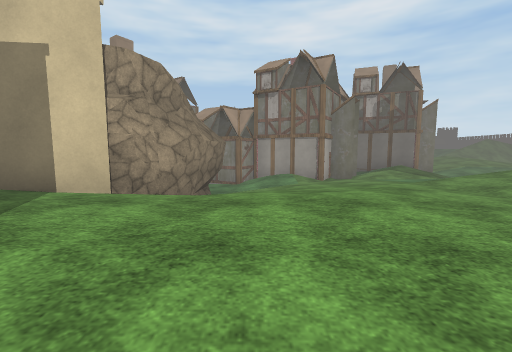
[1] (above)

16 first-person views from a walk through a 3-D level made in the Unity game engine. The camera is 1.2 m above the floor, tilts 6° down and sees 90° across. The floor is counted in squares, 2 m on a side. Each view is taken from the middle of a square. On the plan, view 1 faces up. The plan holds only what a view shows up to about 9 squares ahead; the rest is blank. The place goes on beyond the plan. The player character is not drawn. Some surface patterns are stand-ins.

[2]
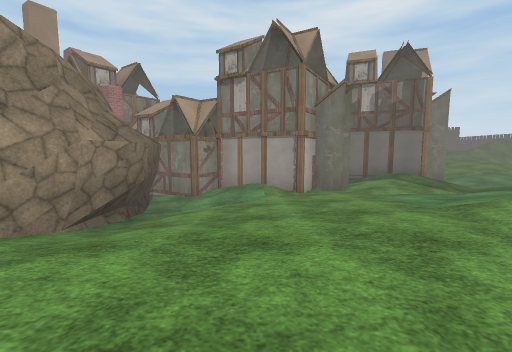

[3]
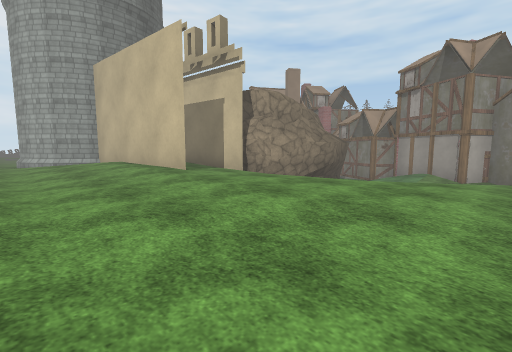

[4]
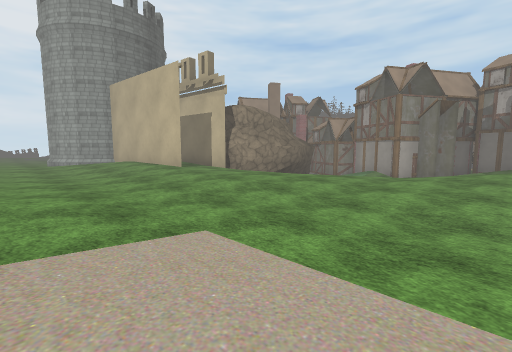

[5]
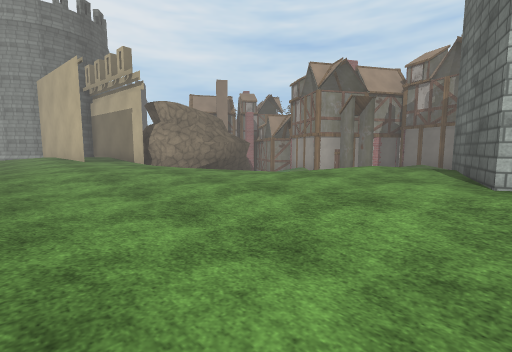

[6]
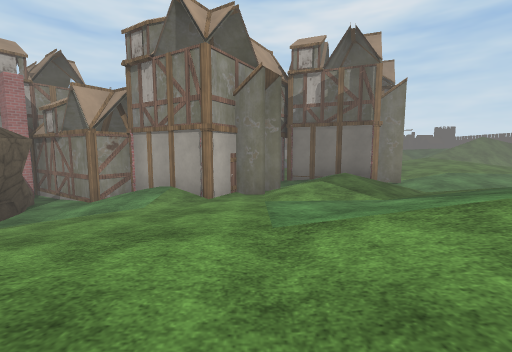

[7]
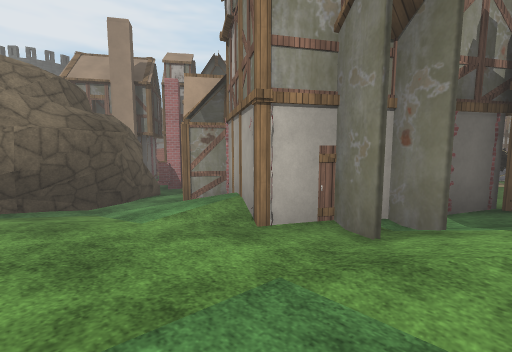

[8]
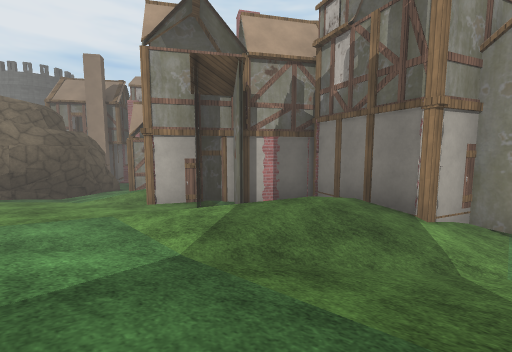

[9]
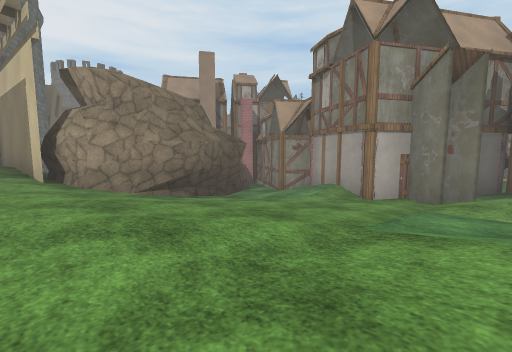

[10]
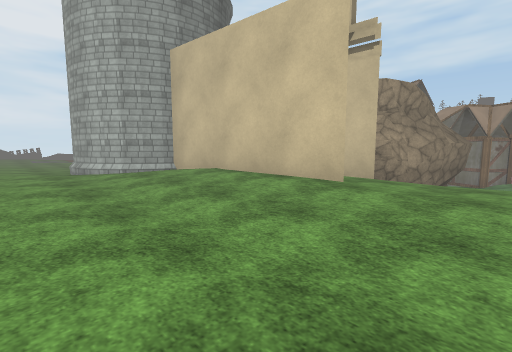

[11]
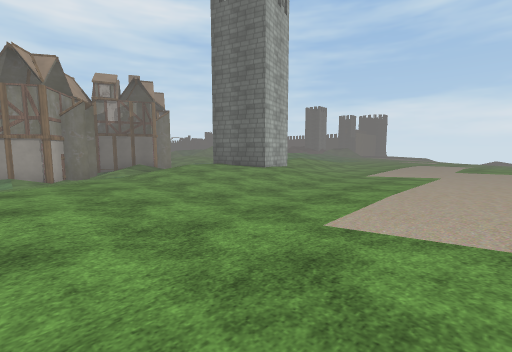

[12]
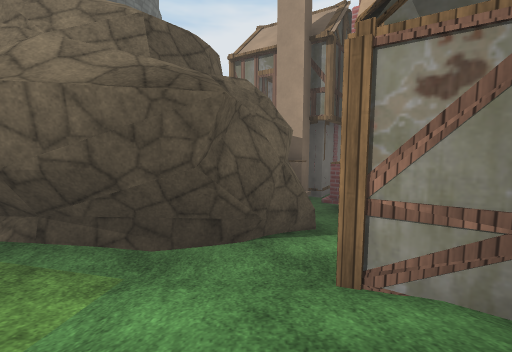

[13]
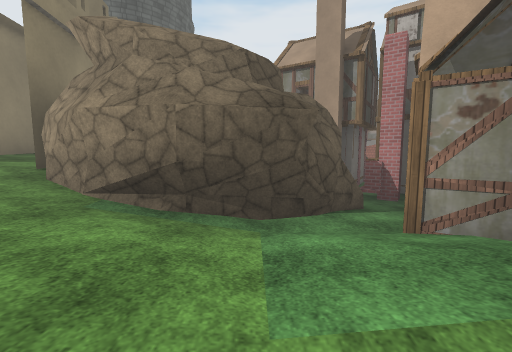

[14]
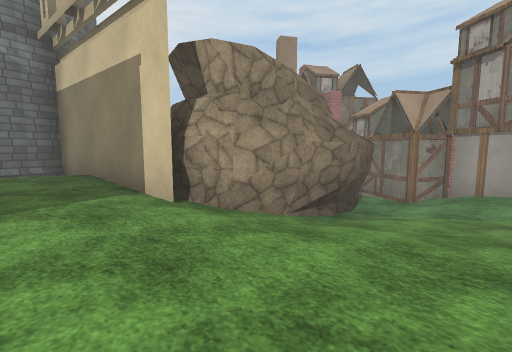

[15]
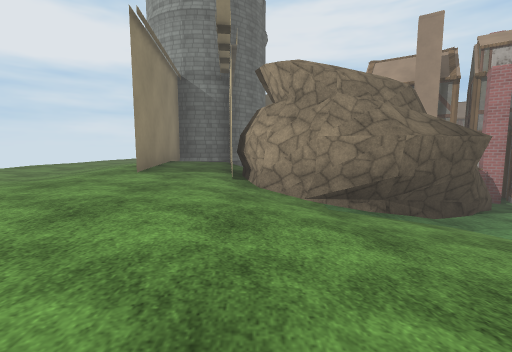

[16]
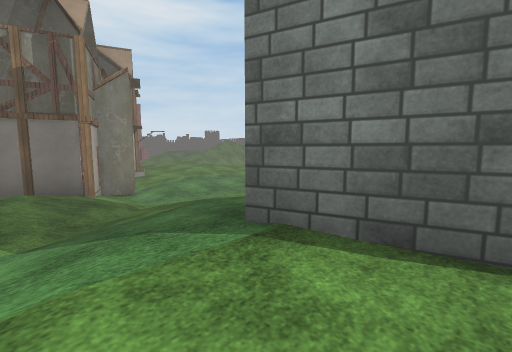

### Floor plan
Key: @ floor where view 1 was taken; # wall or solid block; . main floor; : floor 0.25 m higher than the main floor; - floor 0.25 m lower than the main floor; + floor 0.5 m higher than the main floor; _ floor 0.5 m lower than the main floor; < floor 0.75 m lower than the main floor; ( floor 1 m lower than the main floor; ! floor 1.25 m lower than the main floor; / step, stairs or slope; O other object.
Columns run from 11 left of view 1 to 7 right of it. Each row starts with its distance up from view 1.
 13        O
 12       O(O      (OOO
 11      OOOO OO O#OO_O
 10      OOOOO!OO #<-O(
  9     OOOO##OOOOO/._<
  8     OOO ##!(_O<--__
  7          ##(<____-.
  6           #<__--/::
  5          ##__--.++#
  4        ###--...:::O
  3     ###::..........
  2     ######::....---
  1     ####+:::..--_--
  0   ###:::...@..-----
 -1 -..................
 -2 ............:......

Positions as (right, up) in squares from view 1, and headings:
1: (0, 0), facing up
2: (1, 2), facing up
3: (3, -1), facing up-left
4: (5, -2), facing up-left
5: (7, 0), facing up-left
6: (3, 3), facing up
7: (4, 6), facing up-left
8: (7, 6), facing up-left
9: (4, 3), facing up-left
10: (0, -2), facing up-left
11: (1, -2), facing up-right
12: (1, 8), facing left
13: (2, 7), facing left
14: (1, 2), facing up-left
15: (3, 4), facing left
16: (5, 4), facing up-right
